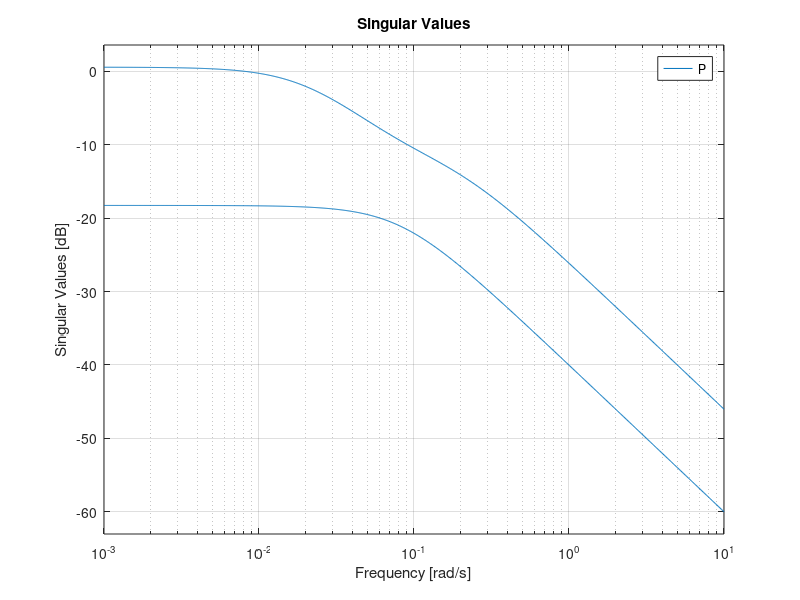

This chart was generated by the following MATLAB code:
% Heat Exchanger 9

% Tabula Rasa
clear all;
close all;
clc;

% Physical Parameters
m_dot_1 = 0.5;  % [kg/s]
m_dot_2 = 0.2;  % [kg/s]
V_1 = 0.01;     % [m^3]
V_2 = 0.02;     % [m^3]

rho = 1000;     % [kg/m^3]
c = 4200;       % [J/(kg K)]
Ar = 2;         % [m^2]
k = 2000;       % [W/(m^2 K)]

% Control-Oriented Parameters
tau_1 = rho * V_1 * c / (m_dot_1 * c  +  k * Ar);  % [s]
tau_2 = rho * V_2 * c / (m_dot_2 * c  +  k * Ar);  % [s]

sigma_1 = k * Ar / (m_dot_1 * c  +  k * Ar);       % [-]
sigma_2 = k * Ar / (m_dot_2 * c  +  k * Ar);       % [-]

beta_1 = m_dot_1 * c / (m_dot_1 * c  +  k * Ar);   % [-]
beta_2 = m_dot_2 * c / (m_dot_2 * c  +  k * Ar);   % [-]

% System Matrices
A = [      -1/tau_1    sigma_1/tau_1 ;
      sigma_2/tau_2         -1/tau_2 ];
      
B = [ beta_1/tau_1               0 ;
                 0    beta_2/tau_2 ];
             
C = [ 1    0 ;
      0    1 ];
      
D = [ 0    0 ;
      0    0 ];
      
% State-Space Model
P = ss (A, B, C, D)

% Stability
st = isstable (P)

% Controllability
co = isctrb (P)

% Observability
ob = isobsv (P)

% Invariant Zeros
z = zero (P)

% System Poles
p = pole (P)

% Singular Value Plot
figure (1)
sigma (P)

% Relative-Gain Array
RGA = tf (P) .* tf (inv (P)).'

RGA(0)  % FIXME

%{
Result from the Dark Side:

>> RGA = tf (P) .* tf (inv (P)).'

RGA =
 
  From input 1 to output...
       s^2 + 0.2029 s + 0.008368
   1:  -------------------------
       s^2 + 0.2029 s + 0.003833
 
               -0.004535
   2:  -------------------------
       s^2 + 0.2029 s + 0.003833
 
  From input 2 to output...
               -0.004535
   1:  -------------------------
       s^2 + 0.2029 s + 0.003833
 
       s^2 + 0.2029 s + 0.008368
   2:  -------------------------
       s^2 + 0.2029 s + 0.003833
 
Continuous-time transfer function.

>> freqresp (RGA, 0)

ans =

    2.1831   -1.1831
   -1.1831    2.1831

>> 
%}
